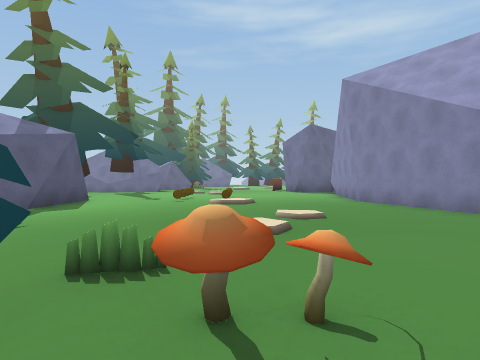
[1] (above)

21 first-person views from a walk through a scene from a Unity 3-D project. The camera is 1.2 m above the floor, looks level and sees 75° across. The floor is counted in squares, 2 m on a side. Each view is taken from the middle of a square. On the plan, view 1 faces up. The plan holds only what a view shows up to about 9 squares ahead; the rest is blank. The place goes on beyond the plan.

[2]
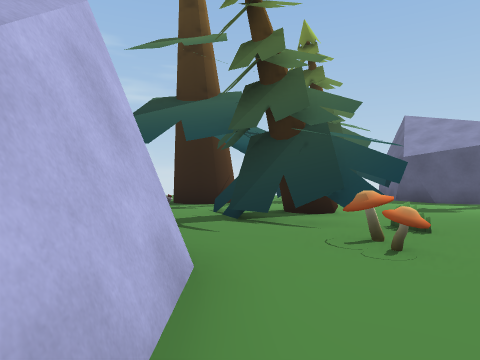

[3]
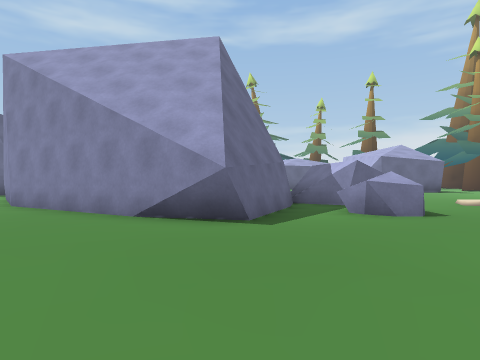

[4]
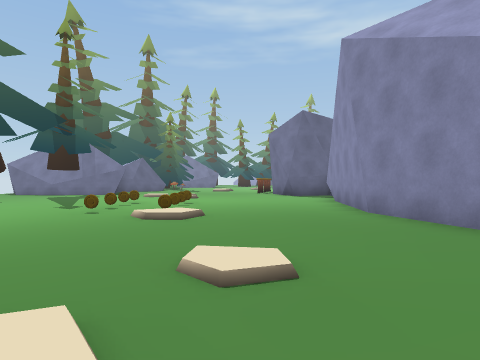

[5]
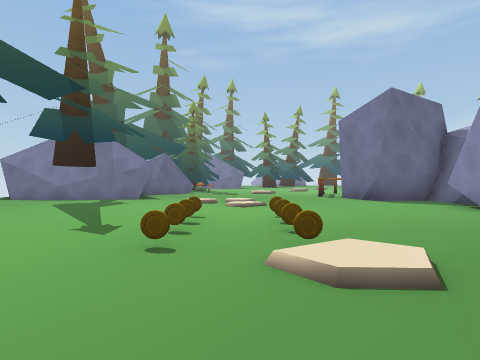

[6]
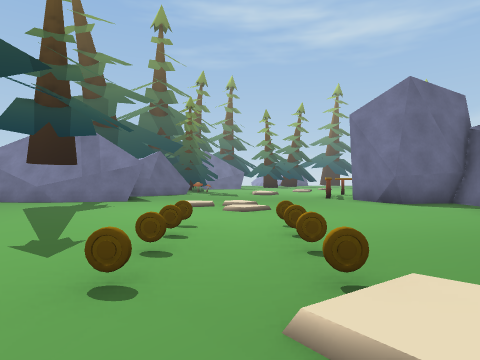

[7]
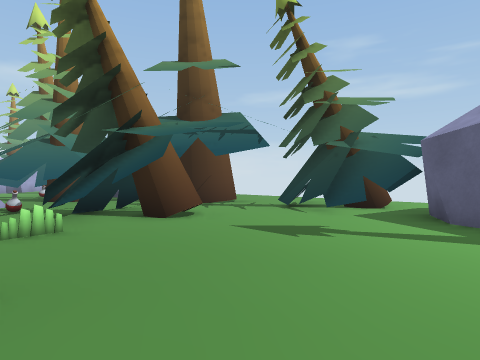

[8]
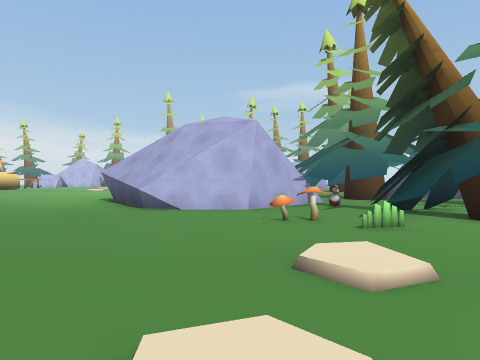

[9]
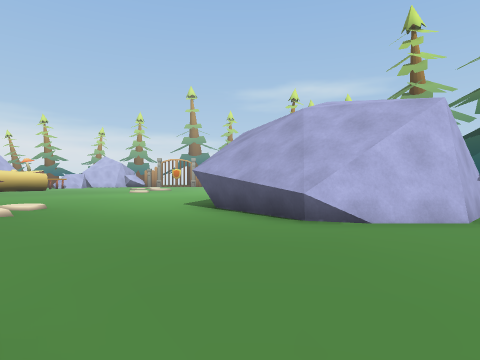

[10]
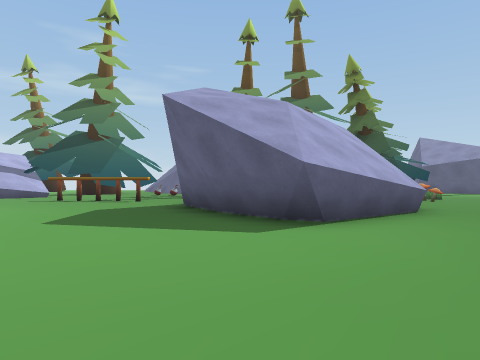

[11]
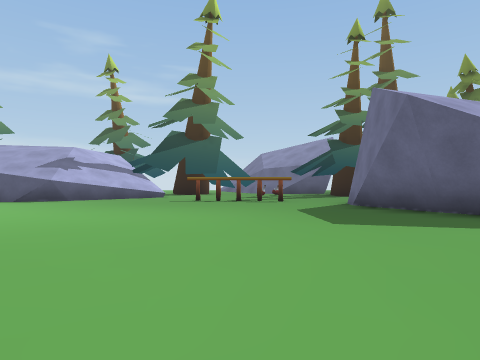

[12]
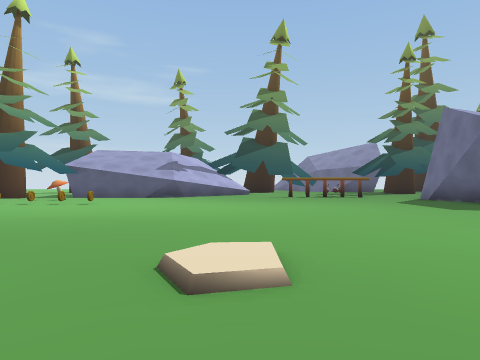

[13]
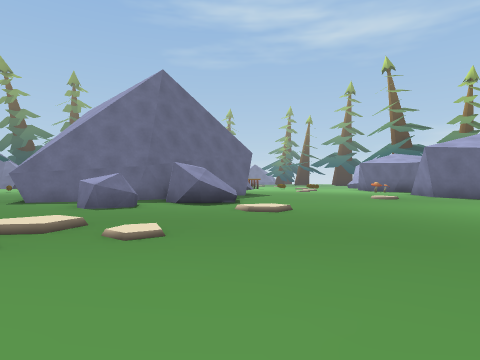

[14]
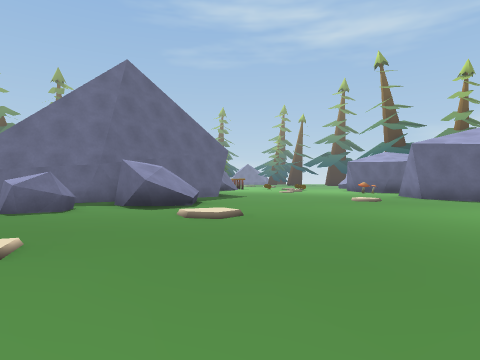

[15]
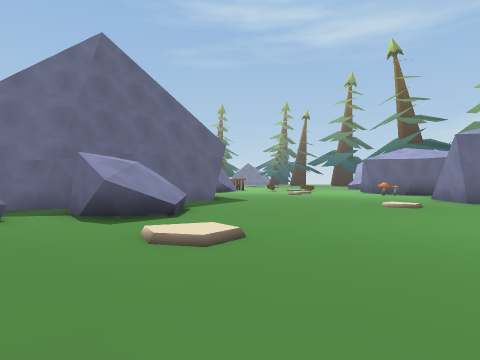

[16]
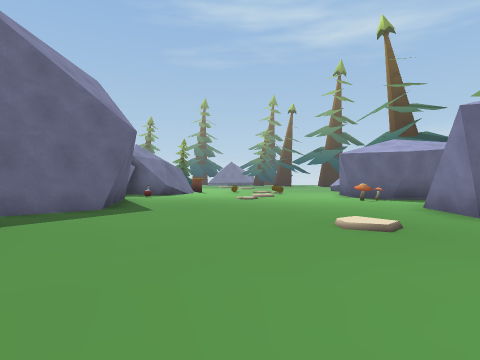

[17]
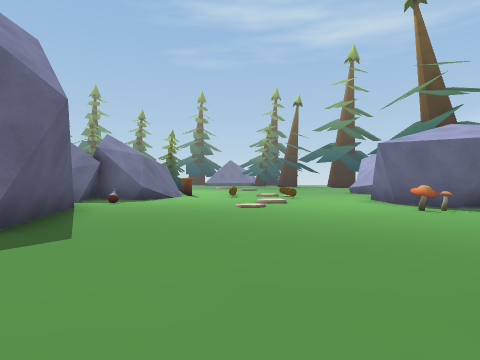

[18]
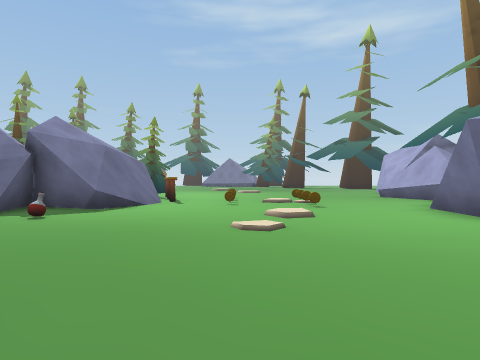

[19]
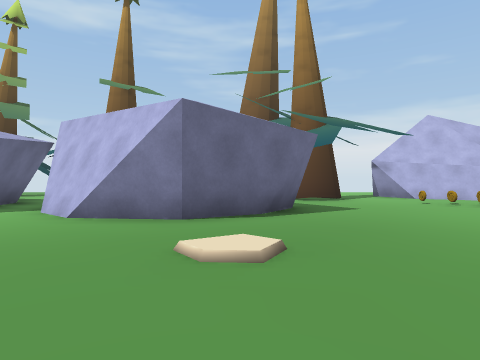

[20]
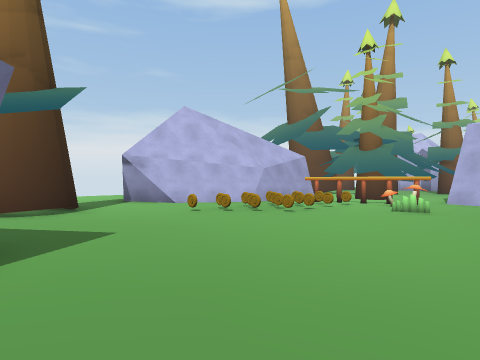

[21]
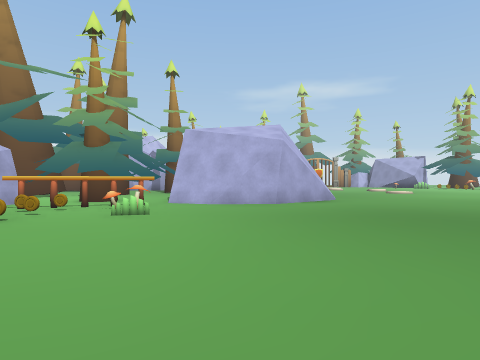

### Floor plan
Key: @ floor where view 1 was taken; # wall or solid block; . main floor; : floor 0.25 m higher than the main floor; / step, stairs or slope; = window, fence, low wall or low ledge; ^ raised ledge; C coin; P potion; R rock; O other object.
Columns run from 9 left of view 1 to 24 right of it. Each row starts with its distance up from view 1.
 16  #####.  ...#       #O.O.O...#
 15   .# .../...###     #..O.O..
 14     ...//.....#    ##....O..
 13    ...../....##   ##=.../..#
 12    ..........#     .P.../..#
 11     ...C.C...#      .......####
 10      ..C.C...#     #.......##.#
  9     #..C.C...#     ##........##
  8     #...//...#      #.......##
  7     #........#     ##......##
  6     #........##    #.......#
  5    ##...../...#  ## .....:.##
  4 ...#.....:....##### ........##.
  3 ..##..............##............#
  2   ##...#O........R..............#
  1   #...###=........................
  0   ...###.@...................OO.##
 -1    ##...P.###................OO.##
 -2     ...^.## ##.............O.CO.#
 -3      .#.     ##..............C.##
 -4       #.    ##.............OOO.#
 -5          .###...........###### #
 -6          ........  ....## ##.#
 -7          O........
 -8          O.........
 -9          O.........
-10          ...........
-11          .........:..
-12          ...........
-13          #.........
-14          #........
-15          # .O...
-16             O..

Positions as (right, up) in squares from view 1, and headings:
1: (0, 0), facing up
2: (3, 0), facing left
3: (2, 0), facing up-right
4: (1, 3), facing up
5: (-1, 6), facing up
6: (-1, 7), facing up
7: (0, 6), facing down-left
8: (1, 6), facing down
9: (4, 4), facing down
10: (9, -4), facing left
11: (9, -8), facing left
12: (11, -11), facing left
13: (11, -5), facing up
14: (12, -4), facing up
15: (12, -2), facing up
16: (14, 1), facing up
17: (14, 4), facing up
18: (14, 7), facing up
19: (13, 5), facing right
20: (16, 4), facing down-right
21: (16, 3), facing down
